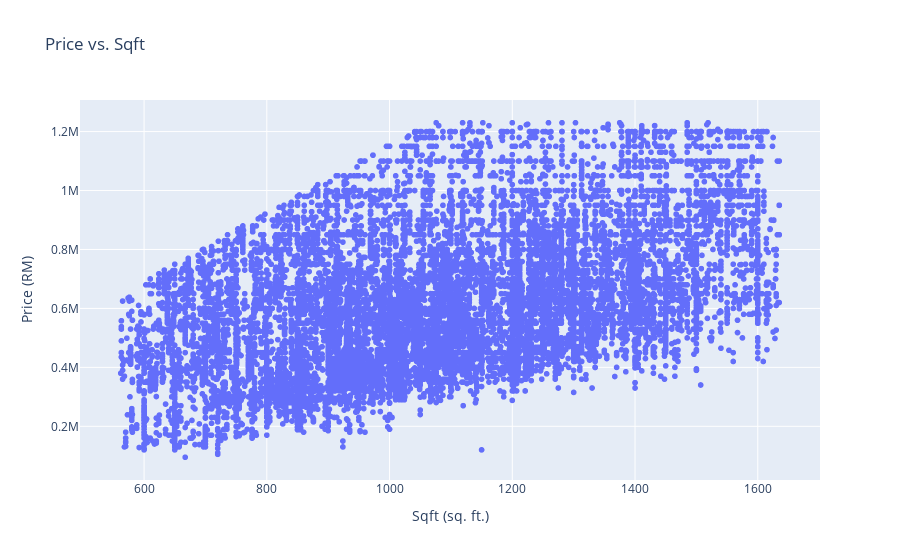

Here is the notebook cell this chart was saved with:
### Markdown cell above
### Distribution Analysis

### Code cell
import matplotlib.pyplot as plt
import matplotlib.ticker as ticker

# Create subplots for histograms
fig, axs = plt.subplots(2, 3, figsize=(12, 8))

# Plot histograms for 'Price', 'Rooms', 'Bathrooms', 'Car Parks', 'Sqft', and 'Price per Sqft'

# Custom formatter function to display numbers in thousands (K) and millions (M)
def custom_formatter(x, pos):
    if x >= 1e6:  # If 1 million or more
        return '{:,.1f}M'.format(x*1e-6)  # Convert to M
    elif x >= 1e3:  # If 1 thousand or more
        return '{:,.0f}K'.format(x*1e-3)  # Convert to K
    else:
        return '{:,.0f}'.format(x)  # No suffix

axs[0, 0].hist(df['Price'], bins=20, color='skyblue')
axs[0, 0].set_title('Price')
axs[0,0].xaxis.set_major_formatter(ticker.FuncFormatter(custom_formatter))

axs[0, 1].hist(df['Rooms'], bins=20, color='lightgreen')
axs[0, 1].set_title('Rooms')

axs[0, 2].hist(df['Bathrooms'], bins=20, color='lightcoral')
axs[0, 2].set_title('Bathrooms')

axs[1, 0].hist(df['Car Parks'], bins=20, color='gold')
axs[1, 0].set_title('Car Parks')

axs[1, 1].hist(df['Sqft'], bins=20, color='lightblue')
axs[1, 1].set_title('Sqft')

axs[1, 2].hist(df['PricePerSqft'], bins=20, color='pink')
axs[1, 2].set_title('Price per Sqft')

# Adjust spacing between subplots
plt.tight_layout()

# Show the plots
plt.show()


# use plotly to create a scatter plot of 'Price' vs 'Sqft'
import plotly.express as px

# # Create a scatter plot of 'Price' vs 'Sqft' for all properties from one location

# df_pantai = df[df['Location'] == 41]

# # Create a scatter plot of 'Price' vs 'Sqft' for properties from 'Pantai'
# fig = px.scatter(df_pantai, x='Sqft', y='Price', title='Price vs. Sqft in Pantai', labels={'Sqft': 'Sqft (sq. ft.)', 'Price': 'Price (RM)'})
# fig.show()
fig = px.scatter(df, x='Sqft', y='Price', title='Price vs. Sqft', labels={'Sqft': 'Sqft (sq. ft.)', 'Price': 'Price (RM)'})
fig.show()

### Figure 1 — Plotly figure (JSON) as saved in the notebook; plotly's stock layout.template omitted (floating-point values rounded to 4 significant figures; data arrays with more than 128 entries replaced by an {"elided": "..."} marker saying what was removed)
{"data": [{"hovertemplate": "Sqft (sq. ft.)=%{x}<br>Price (RM)=%{y}<extra></extra>", "legendgroup": "", "marker": {"color": "#636efa", "symbol": "circle"}, "mode": "markers", "name": "", "showlegend": false, "type": "scattergl", "x": {"elided": "20692 int values"}, "xaxis": "x", "y": {"elided": "20692 int values"}, "yaxis": "y"}], "layout": {"legend": {"tracegroupgap": 0}, "title": {"text": "Price vs. Sqft"}, "xaxis": {"anchor": "y", "domain": [0, 1], "title": {"text": "Sqft (sq. ft.)"}}, "yaxis": {"anchor": "x", "domain": [0, 1], "title": {"text": "Price (RM)"}}}}
